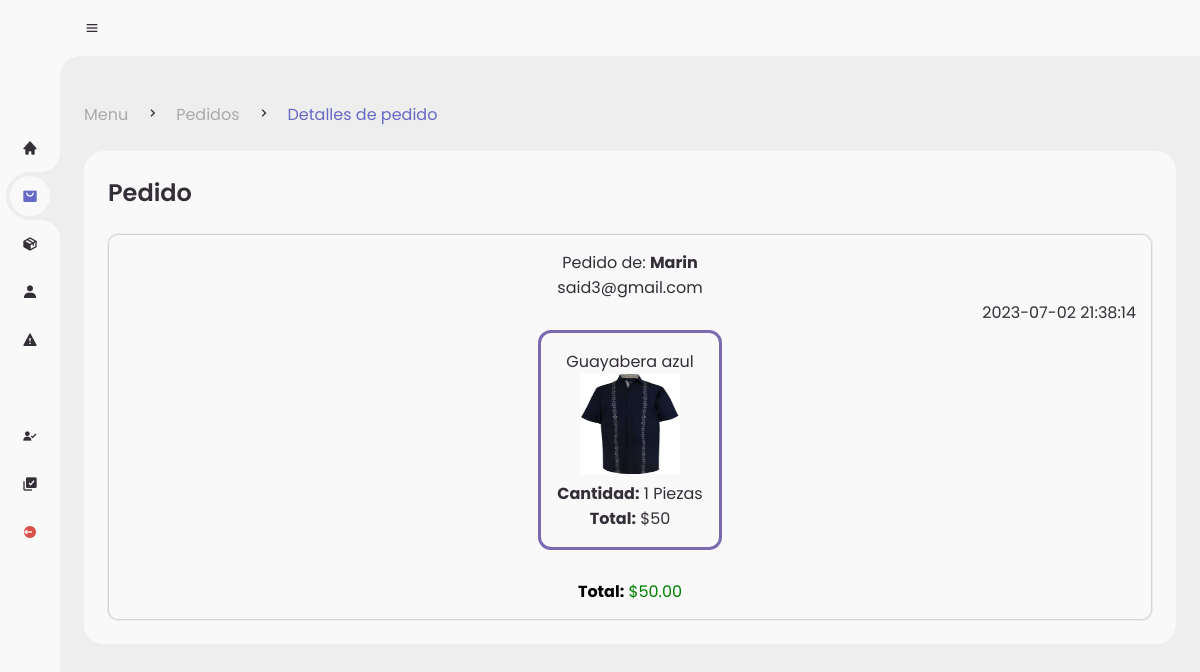
Before: /admin/pages/det-order.php?order=78 with the older database file.
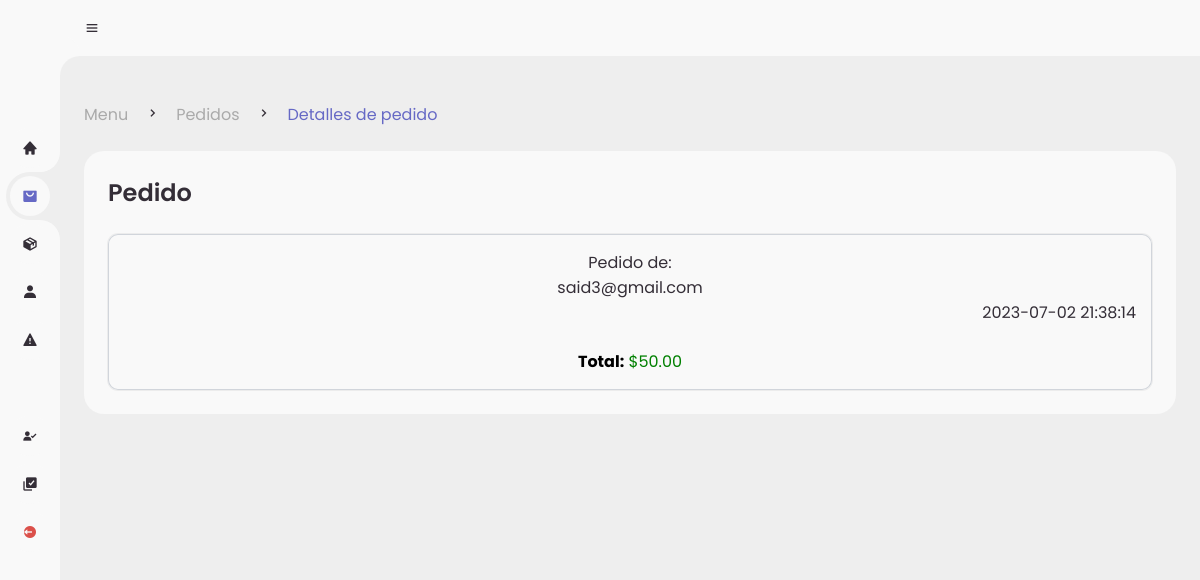
After: the same page with the newer database file.
### tables this page shows
CREATE TABLE `detalleventa` (
  `id` int(11) NOT NULL,
  `id_venta` int(11) NOT NULL,
  `id_producto` int(11) NOT NULL,
  `preciounitario` decimal(20,2) NOT NULL,
  `cantidad` int(11) NOT NULL,
  `ID_registro` int(11) DEFAULT NULL
);

CREATE TABLE `registro` (
  `ID` int(11) NOT NULL,
  `Nombre` varchar(255) NOT NULL,
  `Correo` varchar(255) NOT NULL,
  `Contraseña` varchar(255) NOT NULL,
  `estatus` int(2) NOT NULL,
  `direccion` int(1) NOT NULL
);

CREATE TABLE `products` (
  `id_product` int(11) NOT NULL,
  `product` varchar(80) NOT NULL,
  `image1` varchar(80) NOT NULL,
  `price` int(11) NOT NULL,
  `description` varchar(250) NOT NULL,
  `category` varchar(30) NOT NULL,
  `stock` int(11) NOT NULL,
  `image2` varchar(30) NOT NULL,
  `image3` varchar(30) NOT NULL,
  `ID_registro` int(11) DEFAULT NULL
);

### admin/helpers/Sdet-order.php (the view)
<?php
$id_order = $_GET['order'];
?>
<div class="table-data">
				<div class="order">
					<div class="head">
						<h3>Pedido</h3>
					</div>
                <div class="solicitud-vend">
				<?php
					$query = mysqli_query($conn,"SELECT * FROM ventas WHERE id_venta = $id_order");
                    $query2 = mysqli_query($conn,"SELECT * FROM detalleventa INNER JOIN registro ON
                    detalleventa.ID_registro = registro.ID WHERE detalleventa.id_venta = $id_order");
                    $query3 = mysqli_query($conn,"SELECT * FROM detalleventa INNER JOIN products ON
                    detalleventa.id_producto = products.id_product WHERE detalleventa.id_venta = '$id_order'");
                    $data = mysqli_fetch_array($query);
                    $data2 = mysqli_fetch_array($query2);
                ?>
                  <section class="datos-pedido">
                    <p align="center">Pedido de: <strong><?php echo $data2['Nombre']?></strong></p>
                    <p align="center"><?php echo $data['correo']?></p>
                    <article class="date">
                        <p><?php echo $data['fecha']?></p>
                    </article>
                    <article class="order-list-data">
                        <?php while($more_data2 = mysqli_fetch_array($query3)){
                                  $id_product = $more_data2['id_product'];
                                  $checkCant = mysqli_query($conn,"SELECT * FROM detalleventa WHERE id_producto = '$id_product' AND id_venta = '$id_order'");
                                  $getCant = mysqli_fetch_array($checkCant);
                                  $cantidad = $getCant['cantidad'];
                                  $unitario = $getCant['preciounitario'];
                                  $precio = $cantidad * $unitario;
                            ?>
                            <div class="container-list">
                                <div class="product-order">
                                    <p><?php echo $more_data2['product']?></p>
                                </div>
                                <div class="image-order">
                                    <img src="../../assets/products/<?php echo $more_data2['image1']?>" alt="product">
                                </div>
                                <div class="cantidad">
                                    <p><strong>Cantidad:</strong>&nbsp;<?php echo $cantidad?> Piezas</p>
                                </div>
                                <div class="precio">
                                    <p><strong>Total:</strong>&nbsp;$<?php echo $precio?></p>
                                </div>
                            </div>
                        <?php }?>
                    </article>
                    <center class="total">
                            <p style="color:green"><strong style="color:black">Total:</strong>&nbsp;$<?php echo $data['total']?></p>
                    </center>
                   </section>
                </div>
				</div>

Changed rows visible on the page:
removed detalleventa: ID_registro.Nombre "Marin", products.product "Guayabera azul", products.image1 (picture), cantidad "1", precio "50"
